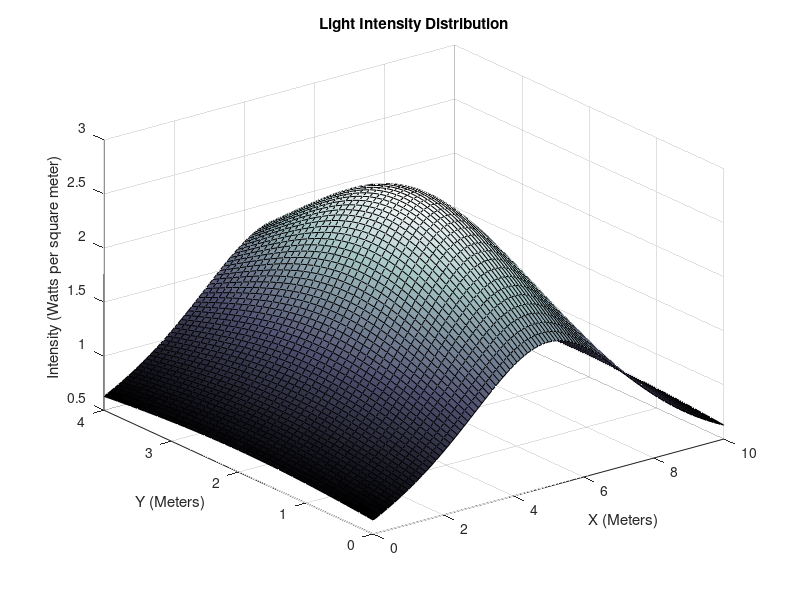

Write MATLAB code to recreate this figure.
% Dimensions of the room in meters
width = 10;
length = 4;
height = 3;

% define the bulb
bulb = 300;
num_bulb = 1;

% Coordinates of the bulbs
bulb_x = width / 2;
bulb_y = length / 2;
bulb_z = height;

% meshgrid for floor illumination
[x, y] = meshgrid(0:0.1:width, 0:0.1:length);

%calc intensity/distance
intensity = zeros(size(x));
p = pi;

for i = 1: numel(x)
    distance = sqrt((x(i) - bulb_x)^2 + (y(i) - bulb_y)^2 + bulb_z^2);
    intensity(i) = bulb / ((4*p) * distance^2);
end

% Plot the data
surf(x,y, intensity);
title('Light Intensity Distribution');
xlabel('X (Meters)');
ylabel('Y (Meters)');
zlabel('Intensity (Watts per square meter)');
colormap('bone');

%Intensity of the corners and the center
bl_corner = intensity(1,1);
tl_corner = intensity(1,end);
br_corner = intensity(end,1);
tr_corner = intensity(end,end);
x_center = round(size(x, 1) / 2);
y_center = round(size(x, 2) / 2);
center_intensity = intensity(x_center, y_center);

disp(['The intensity in the top left corner is ',num2str(tl_corner)]);
disp(['The intensity in the top right corner is ',num2str(tr_corner)]);
disp(['The intensity in the bottom left corner is ',num2str(bl_corner)]);
disp(['The intensity in the bottom left corner is ',num2str(br_corner)]);
disp(['The intensity in the center is ', num2str(center_intensity)]);